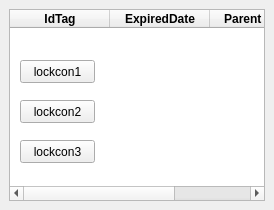
  <widget class="QDockWidget" name="dockWidget_4">
   <attribute name="dockWidgetArea">
    <number>1</number>
   </attribute>
   <widget class="QWidget" name="dockWidgetContents_4">
    <layout class="QGridLayout" name="gridLayout_11">
     <item row="0" column="0" rowspan="2" colspan="2">
      <widget class="QTableWidget" name="tableWidget">
       <property name="alternatingRowColors">
        <bool>true</bool>
       </property>
       <property name="gridStyle">
        <enum>Qt::DashDotLine</enum>
       </property>
       <property name="sortingEnabled">
        <bool>true</bool>
       </property>
       <column>
        <property name="text">
         <string>IdTag</string>
        </property>
        <property name="font">
         <font>
          <weight>75</weight>
          <bold>true</bold>
         </font>
        </property>
        <property name="textAlignment">
         <set>AlignCenter</set>
        </property>
       </column>
       <column>
        <property name="text">
         <string>ExpiredDate</string>
        </property>
        <property name="font">
         <font>
          <weight>75</weight>
          <bold>true</bold>
         </font>
        </property>
        <property name="textAlignment">
         <set>AlignCenter</set>
        </property>
       </column>
       <column>
        <property name="text">
         <string>Parent IdTag</string>
        </property>
        <property name="font">
         <font>
          <weight>75</weight>
          <bold>true</bold>
         </font>
        </property>
        <property name="textAlignment">
         <set>AlignCenter</set>
        </property>
       </column>
      </widget>
     </item>
    </layout>
    <widget class="QPushButton" name="lockcon1">
     <property name="geometry">
      <rect>
       <x>20</x>
       <y>60</y>
       <width>75</width>
       <height>23</height>
      </rect>
     </property>
     <property name="text">
      <string>lockcon1</string>
     </property>
    </widget>
    <widget class="QPushButton" name="lockcon2">
     <property name="geometry">
      <rect>
       <x>20</x>
       <y>100</y>
       <width>75</width>
       <height>23</height>
      </rect>
     </property>
     <property name="text">
      <string>lockcon2</string>
     </property>
    </widget>
    <widget class="QPushButton" name="lockcon3">
     <property name="geometry">
      <rect>
       <x>20</x>
       <y>140</y>
       <width>75</width>
       <height>23</height>
      </rect>
     </property>
     <property name="text">
      <string>lockcon3</string>
     </property>
    </widget>
   </widget>
  </widget>
